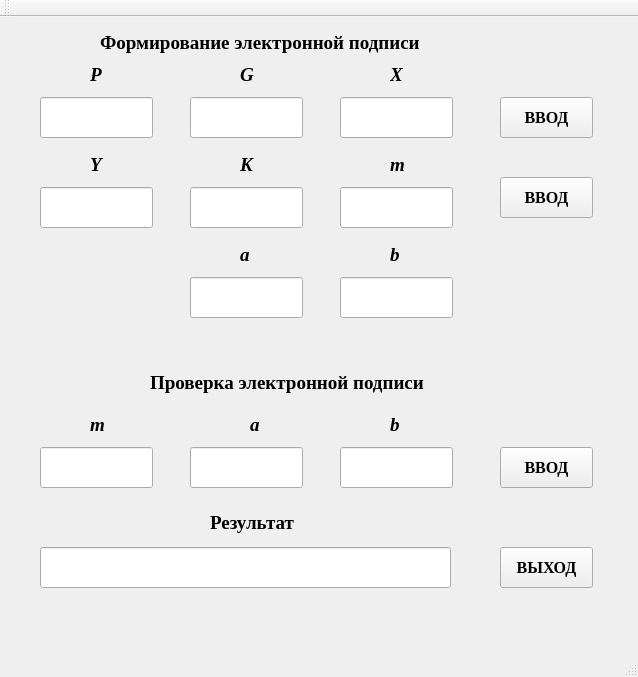
<?xml version="1.0" encoding="UTF-8"?>
<ui version="4.0">
 <class>MainWindow</class>
 <widget class="QMainWindow" name="MainWindow">
  <property name="geometry">
   <rect>
    <x>0</x>
    <y>0</y>
    <width>638</width>
    <height>677</height>
   </rect>
  </property>
  <property name="font">
   <font>
    <family>Times New Roman</family>
    <pointsize>14</pointsize>
   </font>
  </property>
  <property name="windowTitle">
   <string>Электронная подпись</string>
  </property>
  <widget class="QWidget" name="centralWidget">
   <widget class="QLineEdit" name="lineEdit">
    <property name="geometry">
     <rect>
      <x>40</x>
      <y>80</y>
      <width>113</width>
      <height>41</height>
     </rect>
    </property>
    <property name="font">
     <font>
      <family>Times New Roman</family>
      <pointsize>14</pointsize>
     </font>
    </property>
   </widget>
   <widget class="QLineEdit" name="lineEdit_2">
    <property name="geometry">
     <rect>
      <x>190</x>
      <y>80</y>
      <width>113</width>
      <height>41</height>
     </rect>
    </property>
    <property name="font">
     <font>
      <family>Times New Roman</family>
      <pointsize>14</pointsize>
     </font>
    </property>
   </widget>
   <widget class="QLineEdit" name="lineEdit_3">
    <property name="geometry">
     <rect>
      <x>340</x>
      <y>80</y>
      <width>113</width>
      <height>41</height>
     </rect>
    </property>
    <property name="font">
     <font>
      <family>Times New Roman</family>
      <pointsize>14</pointsize>
     </font>
    </property>
   </widget>
   <widget class="QLineEdit" name="lineEdit_4">
    <property name="enabled">
     <bool>true</bool>
    </property>
    <property name="geometry">
     <rect>
      <x>40</x>
      <y>170</y>
      <width>113</width>
      <height>41</height>
     </rect>
    </property>
    <property name="font">
     <font>
      <family>Times New Roman</family>
      <pointsize>14</pointsize>
     </font>
    </property>
    <property name="readOnly">
     <bool>true</bool>
    </property>
   </widget>
   <widget class="QLineEdit" name="lineEdit_5">
    <property name="geometry">
     <rect>
      <x>190</x>
      <y>170</y>
      <width>113</width>
      <height>41</height>
     </rect>
    </property>
    <property name="font">
     <font>
      <family>Times New Roman</family>
      <pointsize>14</pointsize>
     </font>
    </property>
   </widget>
   <widget class="QLineEdit" name="lineEdit_6">
    <property name="geometry">
     <rect>
      <x>340</x>
      <y>170</y>
      <width>113</width>
      <height>41</height>
     </rect>
    </property>
    <property name="font">
     <font>
      <family>Times New Roman</family>
      <pointsize>14</pointsize>
     </font>
    </property>
   </widget>
   <widget class="QLineEdit" name="lineEdit_7">
    <property name="enabled">
     <bool>true</bool>
    </property>
    <property name="geometry">
     <rect>
      <x>190</x>
      <y>260</y>
      <width>113</width>
      <height>41</height>
     </rect>
    </property>
    <property name="font">
     <font>
      <family>Times New Roman</family>
      <pointsize>14</pointsize>
     </font>
    </property>
    <property name="readOnly">
     <bool>true</bool>
    </property>
   </widget>
   <widget class="QLineEdit" name="lineEdit_8">
    <property name="enabled">
     <bool>true</bool>
    </property>
    <property name="geometry">
     <rect>
      <x>340</x>
      <y>260</y>
      <width>113</width>
      <height>41</height>
     </rect>
    </property>
    <property name="font">
     <font>
      <family>Times New Roman</family>
      <pointsize>14</pointsize>
     </font>
    </property>
    <property name="readOnly">
     <bool>true</bool>
    </property>
   </widget>
   <widget class="QLineEdit" name="lineEdit_10">
    <property name="geometry">
     <rect>
      <x>190</x>
      <y>430</y>
      <width>113</width>
      <height>41</height>
     </rect>
    </property>
    <property name="font">
     <font>
      <family>Times New Roman</family>
      <pointsize>14</pointsize>
     </font>
    </property>
   </widget>
   <widget class="QLineEdit" name="lineEdit_11">
    <property name="geometry">
     <rect>
      <x>340</x>
      <y>430</y>
      <width>113</width>
      <height>41</height>
     </rect>
    </property>
    <property name="font">
     <font>
      <family>Times New Roman</family>
      <pointsize>14</pointsize>
     </font>
    </property>
   </widget>
   <widget class="QLineEdit" name="lineEdit_12">
    <property name="enabled">
     <bool>true</bool>
    </property>
    <property name="geometry">
     <rect>
      <x>40</x>
      <y>530</y>
      <width>411</width>
      <height>41</height>
     </rect>
    </property>
    <property name="font">
     <font>
      <family>Times New Roman</family>
      <pointsize>14</pointsize>
     </font>
    </property>
    <property name="readOnly">
     <bool>true</bool>
    </property>
   </widget>
   <widget class="QPushButton" name="pushButton">
    <property name="geometry">
     <rect>
      <x>500</x>
      <y>80</y>
      <width>93</width>
      <height>41</height>
     </rect>
    </property>
    <property name="font">
     <font>
      <family>Times New Roman</family>
      <pointsize>12</pointsize>
      <weight>75</weight>
      <bold>true</bold>
     </font>
    </property>
    <property name="text">
     <string>ВВОД</string>
    </property>
   </widget>
   <widget class="QPushButton" name="pushButton_2">
    <property name="geometry">
     <rect>
      <x>500</x>
      <y>160</y>
      <width>93</width>
      <height>41</height>
     </rect>
    </property>
    <property name="font">
     <font>
      <family>Times New Roman</family>
      <pointsize>12</pointsize>
      <weight>75</weight>
      <bold>true</bold>
     </font>
    </property>
    <property name="text">
     <string>ВВОД</string>
    </property>
   </widget>
   <widget class="QPushButton" name="pushButton_3">
    <property name="geometry">
     <rect>
      <x>500</x>
      <y>430</y>
      <width>93</width>
      <height>41</height>
     </rect>
    </property>
    <property name="font">
     <font>
      <family>Times New Roman</family>
      <pointsize>12</pointsize>
      <weight>75</weight>
      <bold>true</bold>
     </font>
    </property>
    <property name="text">
     <string>ВВОД</string>
    </property>
   </widget>
   <widget class="QPushButton" name="pushButton_4">
    <property name="geometry">
     <rect>
      <x>500</x>
      <y>530</y>
      <width>93</width>
      <height>41</height>
     </rect>
    </property>
    <property name="font">
     <font>
      <family>Times New Roman</family>
      <pointsize>12</pointsize>
      <weight>75</weight>
      <bold>true</bold>
     </font>
    </property>
    <property name="text">
     <string>ВЫХОД</string>
    </property>
   </widget>
   <widget class="QLabel" name="label">
    <property name="geometry">
     <rect>
      <x>100</x>
      <y>10</y>
      <width>411</width>
      <height>31</height>
     </rect>
    </property>
    <property name="font">
     <font>
      <family>Times New Roman</family>
      <pointsize>14</pointsize>
      <weight>75</weight>
      <bold>true</bold>
     </font>
    </property>
    <property name="text">
     <string>Формирование электронной подписи</string>
    </property>
   </widget>
   <widget class="QLabel" name="label_2">
    <property name="geometry">
     <rect>
      <x>150</x>
      <y>350</y>
      <width>341</width>
      <height>31</height>
     </rect>
    </property>
    <property name="font">
     <font>
      <weight>75</weight>
      <bold>true</bold>
     </font>
    </property>
    <property name="text">
     <string>Проверка электронной подписи</string>
    </property>
   </widget>
   <widget class="QLabel" name="label_3">
    <property name="geometry">
     <rect>
      <x>90</x>
      <y>50</y>
      <width>55</width>
      <height>16</height>
     </rect>
    </property>
    <property name="font">
     <font>
      <weight>75</weight>
      <italic>true</italic>
      <bold>true</bold>
     </font>
    </property>
    <property name="text">
     <string>P</string>
    </property>
   </widget>
   <widget class="QLabel" name="label_4">
    <property name="geometry">
     <rect>
      <x>240</x>
      <y>50</y>
      <width>55</width>
      <height>16</height>
     </rect>
    </property>
    <property name="font">
     <font>
      <weight>75</weight>
      <italic>true</italic>
      <bold>true</bold>
     </font>
    </property>
    <property name="text">
     <string>G</string>
    </property>
   </widget>
   <widget class="QLabel" name="label_5">
    <property name="geometry">
     <rect>
      <x>390</x>
      <y>50</y>
      <width>55</width>
      <height>16</height>
     </rect>
    </property>
    <property name="font">
     <font>
      <weight>75</weight>
      <italic>true</italic>
      <bold>true</bold>
     </font>
    </property>
    <property name="text">
     <string>X</string>
    </property>
   </widget>
   <widget class="QLabel" name="label_6">
    <property name="geometry">
     <rect>
      <x>90</x>
      <y>140</y>
      <width>55</width>
      <height>16</height>
     </rect>
    </property>
    <property name="font">
     <font>
      <weight>75</weight>
      <italic>true</italic>
      <bold>true</bold>
     </font>
    </property>
    <property name="text">
     <string>Y</string>
    </property>
   </widget>
   <widget class="QLabel" name="label_7">
    <property name="geometry">
     <rect>
      <x>240</x>
      <y>140</y>
      <width>55</width>
      <height>16</height>
     </rect>
    </property>
    <property name="font">
     <font>
      <weight>75</weight>
      <italic>true</italic>
      <bold>true</bold>
     </font>
    </property>
    <property name="text">
     <string>K</string>
    </property>
   </widget>
   <widget class="QLabel" name="label_8">
    <property name="geometry">
     <rect>
      <x>390</x>
      <y>140</y>
      <width>55</width>
      <height>16</height>
     </rect>
    </property>
    <property name="font">
     <font>
      <weight>75</weight>
      <italic>true</italic>
      <bold>true</bold>
     </font>
    </property>
    <property name="text">
     <string>m</string>
    </property>
   </widget>
   <widget class="QLabel" name="label_9">
    <property name="geometry">
     <rect>
      <x>240</x>
      <y>230</y>
      <width>55</width>
      <height>16</height>
     </rect>
    </property>
    <property name="font">
     <font>
      <weight>75</weight>
      <italic>true</italic>
      <bold>true</bold>
     </font>
    </property>
    <property name="text">
     <string>a</string>
    </property>
   </widget>
   <widget class="QLabel" name="label_10">
    <property name="geometry">
     <rect>
      <x>390</x>
      <y>230</y>
      <width>55</width>
      <height>16</height>
     </rect>
    </property>
    <property name="font">
     <font>
      <weight>75</weight>
      <italic>true</italic>
      <bold>true</bold>
     </font>
    </property>
    <property name="text">
     <string>b</string>
    </property>
   </widget>
   <widget class="QLabel" name="label_11">
    <property name="geometry">
     <rect>
      <x>90</x>
      <y>400</y>
      <width>55</width>
      <height>16</height>
     </rect>
    </property>
    <property name="font">
     <font>
      <weight>75</weight>
      <italic>true</italic>
      <bold>true</bold>
     </font>
    </property>
    <property name="text">
     <string>m</string>
    </property>
   </widget>
   <widget class="QLabel" name="label_12">
    <property name="geometry">
     <rect>
      <x>250</x>
      <y>400</y>
      <width>55</width>
      <height>16</height>
     </rect>
    </property>
    <property name="font">
     <font>
      <weight>75</weight>
      <italic>true</italic>
      <bold>true</bold>
     </font>
    </property>
    <property name="text">
     <string>a</string>
    </property>
   </widget>
   <widget class="QLabel" name="label_13">
    <property name="geometry">
     <rect>
      <x>390</x>
      <y>400</y>
      <width>55</width>
      <height>16</height>
     </rect>
    </property>
    <property name="font">
     <font>
      <weight>75</weight>
      <italic>true</italic>
      <bold>true</bold>
     </font>
    </property>
    <property name="text">
     <string>b</string>
    </property>
   </widget>
   <widget class="QLabel" name="label_14">
    <property name="geometry">
     <rect>
      <x>210</x>
      <y>490</y>
      <width>111</width>
      <height>31</height>
     </rect>
    </property>
    <property name="font">
     <font>
      <weight>75</weight>
      <bold>true</bold>
     </font>
    </property>
    <property name="text">
     <string>Результат</string>
    </property>
   </widget>
   <widget class="QLineEdit" name="lineEdit_9">
    <property name="geometry">
     <rect>
      <x>40</x>
      <y>430</y>
      <width>113</width>
      <height>41</height>
     </rect>
    </property>
    <property name="font">
     <font>
      <family>Times New Roman</family>
      <pointsize>14</pointsize>
     </font>
    </property>
   </widget>
  </widget>
  <widget class="QMenuBar" name="menuBar">
   <property name="geometry">
    <rect>
     <x>0</x>
     <y>0</y>
     <width>638</width>
     <height>26</height>
    </rect>
   </property>
  </widget>
  <widget class="QToolBar" name="mainToolBar">
   <attribute name="toolBarArea">
    <enum>TopToolBarArea</enum>
   </attribute>
   <attribute name="toolBarBreak">
    <bool>false</bool>
   </attribute>
  </widget>
  <widget class="QStatusBar" name="statusBar"/>
 </widget>
 <layoutdefault spacing="6" margin="11"/>
 <resources/>
 <connections/>
</ui>
